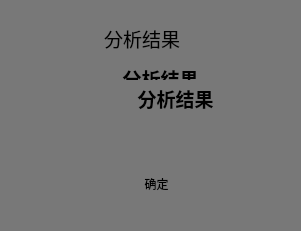
       <widget class="QGroupBox" name="groupBox_6">
        <property name="geometry">
         <rect>
          <x>790</x>
          <y>10</y>
          <width>301</width>
          <height>231</height>
         </rect>
        </property>
        <property name="styleSheet">
         <string notr="true">QGroupBox::edge{
color: transparent;
}
QGroupBox {
    border: none;
	background-color: rgb(120, 120, 120);
}

QGroupBox::title {
    color: transparent;
}

</string>
        </property>
        <property name="title">
         <string>GroupBox</string>
        </property>
        <widget class="QTextEdit" name="textEdit_3">
         <property name="geometry">
          <rect>
           <x>100</x>
           <y>20</y>
           <width>171</width>
           <height>41</height>
          </rect>
         </property>
         <property name="styleSheet">
          <string notr="true">border-radius: none;
background-color: rgb(120, 120, 120);</string>
         </property>
         <property name="html">
          <string>&lt;!DOCTYPE HTML PUBLIC &quot;-//W3C//DTD HTML 4.0//EN&quot; &quot;http://www.w3.org/TR/REC-html40/strict.dtd&quot;&gt;
&lt;html&gt;&lt;head&gt;&lt;meta name=&quot;qrichtext&quot; content=&quot;1&quot; /&gt;&lt;style type=&quot;text/css&quot;&gt;
p, li { white-space: pre-wrap; }
&lt;/style&gt;&lt;/head&gt;&lt;body style=&quot; font-family:'PMingLiU'; font-size:9pt; font-weight:400; font-style:normal;&quot;&gt;
&lt;p style=&quot; margin-top:0px; margin-bottom:0px; margin-left:0px; margin-right:0px; -qt-block-indent:0; text-indent:0px;&quot;&gt;&lt;span style=&quot; font-size:14pt;&quot;&gt;分析结果&lt;/span&gt;&lt;/p&gt;&lt;/body&gt;&lt;/html&gt;</string>
         </property>
        </widget>
        <widget class="QPushButton" name="pushButton_10">
         <property name="geometry">
          <rect>
           <x>110</x>
           <y>170</y>
           <width>93</width>
           <height>28</height>
          </rect>
         </property>
         <property name="styleSheet">
          <string notr="true">QPushButton{
color: rgb(0, 0, 0);

background-color: rgb(120, 120, 120);
border: 10px;
border-radius: 10px;
border: rgb(252, 255, 255);
}
QPushButton:hover { background-color: rgb(180, 180, 180);color: rgb(0, 240, 0); }</string>
         </property>
         <property name="text">
          <string>确定</string>
         </property>
        </widget>
        <widget class="QTextEdit" name="textEdit_4">
         <property name="geometry">
          <rect>
           <x>20</x>
           <y>60</y>
           <width>281</width>
           <height>111</height>
          </rect>
         </property>
         <property name="font">
          <font>
           <pointsize>14</pointsize>
          </font>
         </property>
         <property name="styleSheet">
          <string notr="true">
QTextEdit { font-size: 14 pt; text-align: center;

border-radius: none;
background-color: rgb(120, 120, 120); }</string>
         </property>
         <property name="html">
          <string>&lt;!DOCTYPE HTML PUBLIC &quot;-//W3C//DTD HTML 4.0//EN&quot; &quot;http://www.w3.org/TR/REC-html40/strict.dtd&quot;&gt;
&lt;html&gt;&lt;head&gt;&lt;meta name=&quot;qrichtext&quot; content=&quot;1&quot; /&gt;&lt;style type=&quot;text/css&quot;&gt;
p, li { white-space: pre-wrap; }
&lt;/style&gt;&lt;/head&gt;&lt;body style=&quot; font-family:'PMingLiU'; font-size:14pt; font-weight:400; font-style:normal;&quot;&gt;
&lt;p align=&quot;center&quot; style=&quot; margin-top:0px; margin-bottom:0px; margin-left:0px; margin-right:0px; -qt-block-indent:0; text-indent:0px;&quot;&gt;&lt;span style=&quot; font-weight:600;&quot;&gt;分析结果&lt;/span&gt;&lt;/p&gt;&lt;/body&gt;&lt;/html&gt;</string>
         </property>
        </widget>
        <widget class="QTextEdit" name="textEdit_5">
         <property name="geometry">
          <rect>
           <x>70</x>
           <y>80</y>
           <width>211</width>
           <height>51</height>
          </rect>
         </property>
         <property name="font">
          <font>
           <pointsize>14</pointsize>
          </font>
         </property>
         <property name="styleSheet">
          <string notr="true">
QTextEdit { font-size: 14 pt; text-align: center;

border-radius: none;
background-color: rgb(120, 120, 120); }</string>
         </property>
         <property name="html">
          <string>&lt;!DOCTYPE HTML PUBLIC &quot;-//W3C//DTD HTML 4.0//EN&quot; &quot;http://www.w3.org/TR/REC-html40/strict.dtd&quot;&gt;
&lt;html&gt;&lt;head&gt;&lt;meta name=&quot;qrichtext&quot; content=&quot;1&quot; /&gt;&lt;style type=&quot;text/css&quot;&gt;
p, li { white-space: pre-wrap; }
&lt;/style&gt;&lt;/head&gt;&lt;body style=&quot; font-family:'PMingLiU'; font-size:14pt; font-weight:400; font-style:normal;&quot;&gt;
&lt;p align=&quot;center&quot; style=&quot; margin-top:0px; margin-bottom:0px; margin-left:0px; margin-right:0px; -qt-block-indent:0; text-indent:0px;&quot;&gt;&lt;span style=&quot; font-weight:600;&quot;&gt;分析结果&lt;/span&gt;&lt;/p&gt;&lt;/body&gt;&lt;/html&gt;</string>
         </property>
        </widget>
       </widget>
